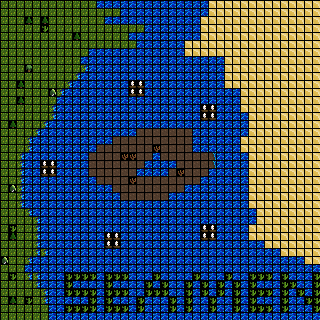

A level layout from a 2D game, rendered from its tile map. Below: a short description, then the map file with its tile-grid data intact:
An orthogonal 40x40 tile map with 8x8 px tiles, 1 tile layer (Tile Layer 1).

<map version="1.2" tiledversion="1.2.0" orientation="orthogonal" renderorder="right-down" width="40" height="40" tilewidth="8" tileheight="8" infinite="0" nextlayerid="2" nextobjectid="1">
 <tileset firstgid="1" source="Oceanic.tsx" />
 <layer id="1" name="Tile Layer 1" width="40" height="40">
  <data encoding="csv">
3,3,3,3,3,3,3,3,3,3,3,3,4,4,4,4,4,4,4,4,4,4,4,4,4,4,1,1,1,1,1,1,1,1,1,1,1,1,1,1,
3,3,3,3,3,3,3,3,3,3,3,3,3,3,3,4,4,4,4,4,4,4,4,4,4,4,1,1,1,1,1,1,1,1,1,1,1,1,1,1,
3,3,3,9,3,9,3,3,3,3,3,3,3,4,4,4,4,4,4,4,4,4,4,4,4,1,1,1,1,1,1,1,1,1,1,1,1,1,1,1,
3,3,3,3,3,16,3,3,3,3,3,3,3,3,3,3,3,3,4,4,4,4,4,4,4,1,1,1,1,1,1,1,1,1,1,1,1,1,1,1,
3,3,3,3,3,3,3,3,3,9,3,3,3,3,3,3,4,4,4,4,4,4,4,4,4,1,1,1,1,1,1,1,1,1,1,1,1,1,1,1,
3,3,3,3,3,3,3,3,3,3,3,3,3,3,3,3,3,4,4,4,4,4,4,1,1,1,1,1,1,1,1,1,1,1,1,1,1,1,1,1,
3,3,3,3,3,3,3,3,3,3,3,4,4,4,4,4,4,4,4,4,4,4,4,1,1,1,1,1,1,1,1,1,1,1,1,1,1,1,1,1,
3,3,3,3,3,3,3,3,3,3,4,4,4,4,4,4,4,4,4,4,4,4,4,4,4,4,4,4,1,1,1,1,1,1,1,1,1,1,1,1,
3,3,3,12,3,3,3,3,3,3,7,4,4,4,4,4,4,4,4,4,4,4,4,4,4,4,4,4,1,1,1,1,1,1,1,1,1,1,1,1,
3,3,3,3,3,3,3,3,3,7,4,4,4,4,4,4,4,4,4,4,4,4,4,4,4,4,4,4,1,1,1,1,1,1,1,1,1,1,1,1,
3,3,9,3,3,3,3,3,7,4,4,4,4,4,4,4,15,15,4,4,4,4,4,4,4,4,4,4,1,1,1,1,1,1,1,1,1,1,1,1,
3,3,3,3,3,3,10,7,4,4,4,4,4,4,4,4,15,15,4,4,4,4,4,4,4,4,4,4,4,4,1,1,1,1,1,1,1,1,1,1,
3,3,9,3,3,3,3,4,4,4,4,4,4,4,4,4,4,4,4,4,4,4,4,4,4,4,4,4,4,4,1,1,1,1,1,1,1,1,1,1,
3,3,3,3,3,3,7,4,4,4,4,4,4,4,4,4,4,4,4,4,4,4,4,4,4,15,15,4,4,4,1,1,1,1,1,1,1,1,1,1,
3,3,3,3,3,3,7,4,4,4,4,4,4,4,4,4,4,4,4,4,4,4,4,4,4,15,15,4,4,4,4,1,1,1,1,1,1,1,1,1,
3,9,3,3,3,7,4,4,4,4,4,4,4,4,4,4,4,4,4,4,4,4,4,4,4,4,4,4,4,4,4,1,1,1,1,1,1,1,1,1,
3,3,3,3,7,4,4,4,4,4,4,4,4,4,4,4,4,2,2,2,2,2,2,2,4,4,4,4,4,4,4,1,1,1,1,1,1,1,1,1,
3,3,3,7,4,4,4,4,4,4,4,4,4,4,2,2,2,2,2,2,2,2,2,2,4,4,4,4,4,4,1,1,1,1,1,1,1,1,1,1,
3,3,3,7,4,4,4,4,4,4,4,4,2,2,2,2,2,2,2,11,2,2,2,2,4,4,4,4,4,4,1,1,1,1,1,1,1,1,1,1,
3,3,7,4,4,4,4,4,4,4,4,2,2,2,2,11,11,2,2,4,2,2,2,2,2,2,6,4,4,4,4,1,1,1,1,1,1,1,1,1,
3,3,7,4,4,15,15,4,4,4,4,2,2,2,2,2,2,2,4,4,4,4,2,2,2,2,6,4,4,4,4,1,1,1,1,1,1,1,1,1,
3,3,7,4,4,15,15,4,4,4,4,2,2,2,2,2,2,4,4,4,4,2,11,2,2,2,4,4,4,4,4,1,1,1,1,1,1,1,1,1,
3,3,7,4,4,4,4,4,4,4,4,4,2,2,2,2,11,2,2,2,2,2,2,2,2,4,4,4,4,4,4,1,1,1,1,1,1,1,1,1,
3,10,7,4,4,4,4,4,4,4,4,4,4,4,2,2,2,2,2,2,2,2,2,4,4,4,4,4,4,4,4,1,1,1,1,1,1,1,1,1,
3,3,7,4,4,4,4,4,4,4,4,4,4,4,4,2,2,2,2,2,2,4,4,4,4,4,4,4,4,4,4,1,1,1,1,1,1,1,1,1,
3,3,7,4,4,4,4,4,4,4,4,4,4,4,4,4,4,4,4,4,4,4,4,4,4,4,4,4,4,4,4,1,1,1,1,1,1,1,1,1,
3,3,3,7,4,4,4,4,4,4,4,4,4,4,4,4,4,4,4,4,4,4,4,4,4,4,4,4,4,4,4,4,1,1,1,1,1,1,1,1,
3,3,3,3,7,4,4,4,4,4,4,4,4,4,4,4,4,4,4,4,4,4,4,4,4,4,4,4,4,4,4,4,1,1,1,1,1,1,1,1,
3,16,3,3,7,4,4,4,4,4,4,4,4,4,4,4,4,4,4,4,4,4,4,4,4,15,15,4,4,4,4,1,1,1,1,1,1,1,1,1,
3,9,3,3,7,4,4,4,4,4,4,4,4,15,15,4,4,4,4,4,4,4,4,4,4,15,15,4,4,4,4,1,1,1,1,1,1,1,1,1,
3,3,3,3,7,4,4,4,4,4,4,4,4,15,15,4,4,4,4,4,4,4,4,4,4,4,4,4,4,4,4,4,4,1,1,1,1,1,1,1,
3,3,3,3,7,7,4,4,4,4,4,4,4,4,4,4,4,4,4,4,4,4,4,4,4,4,4,4,4,4,4,4,4,4,4,1,1,1,1,1,
10,3,3,7,4,4,4,4,4,4,4,4,4,4,4,4,4,4,4,4,4,4,4,4,4,4,4,4,4,4,4,4,4,4,4,4,4,4,1,1,
3,3,3,4,4,4,4,4,4,4,4,4,4,4,4,4,4,4,4,4,4,4,4,4,4,4,4,4,4,4,4,4,4,4,4,4,4,4,4,4,
3,16,3,7,7,4,4,4,16,16,16,16,4,16,16,16,4,4,4,16,4,4,4,4,16,4,4,4,16,4,4,16,16,16,4,16,4,4,4,16,
3,3,3,3,7,4,4,4,16,4,4,4,4,16,4,4,4,4,16,4,16,4,4,16,4,16,4,16,4,16,4,16,4,4,4,16,16,4,4,16,
3,3,3,3,3,7,4,4,16,16,16,16,4,16,16,16,4,4,16,16,16,4,4,16,4,16,4,16,4,16,4,16,16,16,4,16,4,16,4,16,
3,9,3,16,3,7,4,4,4,4,4,16,4,16,4,4,4,16,4,4,4,16,4,16,4,4,16,4,4,16,4,16,4,4,4,16,4,4,16,16,
3,3,3,3,3,3,4,4,16,16,16,16,4,16,16,16,4,16,4,4,4,16,4,16,4,4,16,4,4,16,4,16,16,16,4,16,4,4,4,16,
3,3,3,3,3,3,4,4,4,4,4,4,4,4,4,4,4,4,4,4,4,4,4,4,4,4,4,4,4,4,4,4,4,4,4,4,4,4,4,4
</data>
 </layer>
</map>
